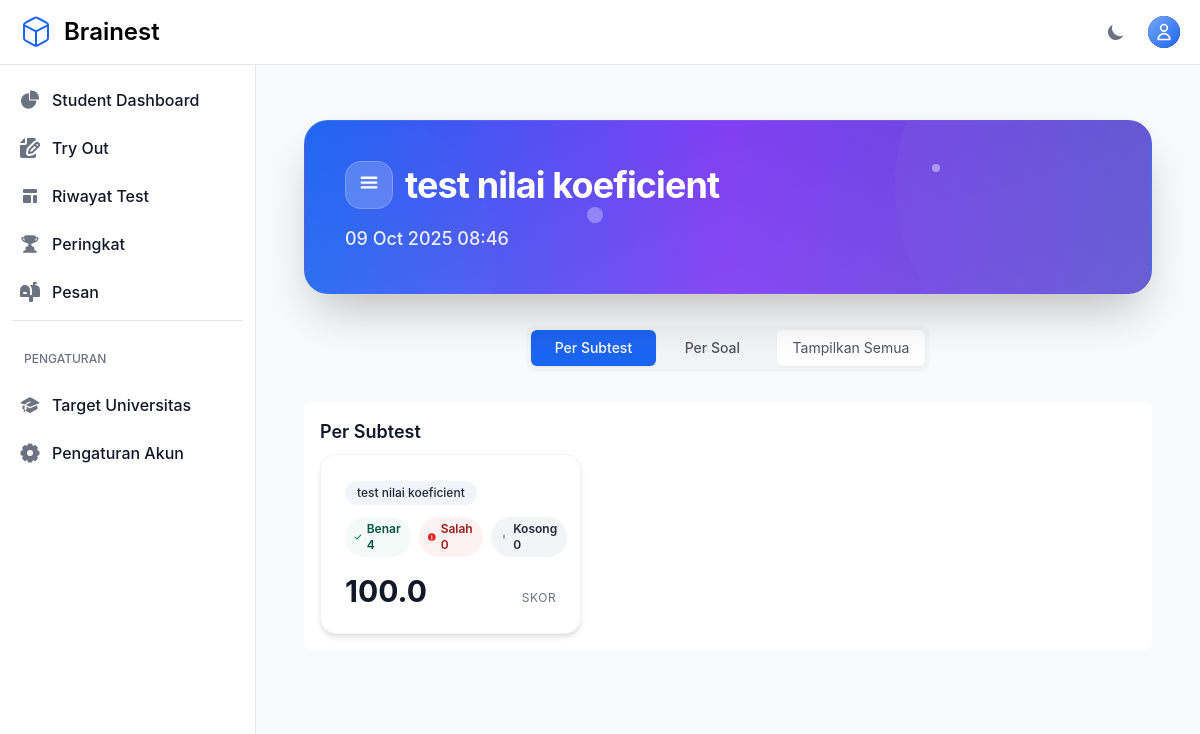
Page /students/tests/440/results/detail/ (signed in) on the committed database.
### otosapp/models.py (models this page shows, shortened)
class Category(models.Model):
    SCORING_METHODS = [
        ('default', 'Default'),
        ('custom', 'Custom'),
        ('utbk', 'UTBK'),
    ]
    category_name = models.CharField(max_length=200)
    time_limit = models.IntegerField(default=60, help_text="Time limit in minutes (default: 60 minutes)")
    scoring_method = models.CharField(max_length=10, choices=SCORING_METHODS, default='default')
    passing_score = models.FloatField(default=75.0, help_text="Minimum score required to pass (0-100)")
    release_date = models.DateTimeField(default=timezone.now, help_text="Tanggal rilis subtest ini")
    created_by = models.ForeignKey(
        User,
        on_delete=models.SET_NULL,
        null=True,
        blank=True,
        related_name='categories_created',
        help_text='Teacher who created this category'
    )
    teachers = models.ManyToManyField(
        User,
        related_name='teaching_categories',
        blank=True,
        help_text='Additional teachers assigned to this category'
    )

### otosapp/views.py (the view, shortened to what this page needs)
# urls.py: path('students/tests/<int:test_id>/results/detail/', views.test_results_detail, name='test_results_detail'),
@login_required
def test_results_detail(request, test_id):
    test = get_object_or_404(Test, id=test_id)
    if not _user_can_view_test(request.user, test):
        if request.user == test.student:
            is_visitor = hasattr(request.user, 'is_visitor') and request.user.is_visitor()
            return _redirect_for_missing_subscription(request, is_visitor=is_visitor)
        raise PermissionDenied
    category = test.categories.first()
    if not category:
        first_answer = test.answers.first()
        category = first_answer.question.category if first_answer else None
    is_owner_teacher = _is_teacher_for_test(request.user, test)
    if not (request.user == test.student or getattr(request.user, 'is_superuser', False) or request.user.is_admin() or is_owner_teacher):
        raise PermissionDenied
    if test.answers.exists():
        test.calculate_score()
        test.refresh_from_db()
    question_list = []
    if test.tryout_package:
        package = test.tryout_package
        all_questions = []
        for pc in package.tryoutpackagecategory_set.all().order_by('order'):
            qs = list(Question.objects.filter(category=pc.category).order_by('id'))
            all_questions.extend(qs)
    else:
        all_questions = []
        for cat in test.categories.all():
            qs = list(Question.objects.filter(category=cat).order_by('id'))
            all_questions.extend(qs)
    stats_by_category = {}
    correct_count = 0
    total_questions = len(all_questions)
    for q in all_questions:
        ans = test.answers.filter(question=q).first()
        if q.is_multiple_choice():
            selected_choice = ans.selected_choice if ans else None
            correct_choice = q.choices.filter(is_correct=True).first()
            is_correct = (selected_choice and selected_choice.is_correct) if selected_choice else False
            all_choices = []
            choices_qs = list(q.choices.all().order_by('id'))
            for idx, ch in enumerate(choices_qs):
                label = chr(65 + idx)  # A, B, C, ...
                all_choices.append({'label': label, 'id': ch.id, 'text': ch.choice_text, 'is_correct': ch.is_correct})
            your_answer_label = None
            correct_answer_label = None
            if selected_choice:
                for c in all_choices:
                    if c['id'] == selected_choice.id:
                        your_answer_label = c['label']
                        break
            if correct_choice:
                for c in all_choices:
                    if c['id'] == correct_choice.id:
                        correct_answer_label = c['label']
                        break
            your_answer_text = selected_choice.choice_text if selected_choice else None
            correct_answer_text = correct_choice.choice_text if correct_choice else None
        if is_correct:
            correct_count += 1
        question_list.append({
            'question_text': q.question_text,
            'question_type': q.question_type,
            'your_answer': your_answer_text,
            'is_correct': is_correct,
            'correct_answer': correct_answer_text,
            'question_obj': q,
            'all_choices': all_choices,
            'your_choice_label': your_answer_label,
            'correct_choice_label': correct_answer_label,
        })
        cat_name = q.category.category_name if q.category else 'Umum'
        if cat_name not in stats_by_category:
            stats_by_category[cat_name] = {'category_name': cat_name, 'correct': 0, 'incorrect': 0, 'blank': 0, 'score': 0}
        if selected_choice is None:
            stats_by_category[cat_name]['blank'] += 1
        elif is_correct:
            stats_by_category[cat_name]['correct'] += 1
        else:
            stats_by_category[cat_name]['incorrect'] += 1
    stats_by_category_list = []
    for cat_stat in stats_by_category.values():
        total_cat = cat_stat['correct'] + cat_stat['incorrect'] + cat_stat['blank']
        cat_stat['score'] = round((cat_stat['correct'] / total_cat * 100) if total_cat > 0 else 0, 1)
        stats_by_category_list.append(cat_stat)
    incorrect_count = total_questions - correct_count
    accuracy_percentage = (correct_count / total_questions * 100) if total_questions > 0 else 0
    try:
        test.total_questions = total_questions
        test.correct = correct_count
        test.incorrect_or_blank = incorrect_count
    except Exception:
        pass
    try:
        if getattr(test, 'start_time', None) and getattr(test, 'end_time', None):
            delta = test.end_time - test.start_time
            minutes, seconds = divmod(int(delta.total_seconds()), 60)
            hours, minutes = divmod(minutes, 60)
            if hours > 0:
                test.duration = f"{hours}h {minutes}m"
            else:
                test.duration = f"{minutes}m {seconds}s"
        else:
            test.duration = None
    except Exception:
        test.duration = None
    context = {
        'test': test,
        'category': category,
        'questions': question_list,
        'stats_by_category': stats_by_category_list,
        'total_questions': total_questions,
        'correct_count': correct_count,
        'incorrect_count': incorrect_count,
        'accuracy_percentage': accuracy_percentage,
    }
    return render(request, 'students/tryouts/test_results_detail.html', context)

### otosapp/models.py (called while the page is built)
    def is_student(self):
        return self.role and self.role.role_name == 'Student'

    def is_admin(self):
        return self.role and self.role.role_name == 'Admin'

    def is_operator(self):
        return self.role and self.role.role_name == 'Operator'

    def has_active_subscription(self):
        try:
            subscription = self.subscription
            return subscription.is_active and not subscription.is_expired()
        except UserSubscription.DoesNotExist:
            return False

    def can_access_tryouts(self):
        return self.is_student() and self.has_active_subscription()

    def is_multiple_choice(self):
        return self.question_type == 'multiple_choice'

    def calculate_score(self):
        answers = self.answers.all()
        if not answers.exists():
            self.score = 0
            self.save()
            return
        if self.tryout_package:
            self._calculate_package_score()
        else:
            category = answers.first().question.category
            if category.scoring_method == 'default':
                self._calculate_default_score()
            elif category.scoring_method == 'custom':
                self._calculate_custom_score()
            elif category.scoring_method == 'utbk':
                self._calculate_utbk_score()
        self.save()

    def _calculate_utbk_score(self):
        total_score = 0
        total_possible_score = 0
        for answer in self.answers.all():
            question_weight = answer.question.difficulty_coefficient
            total_possible_score += question_weight
            if answer.is_correct():
                total_score += question_weight
        if total_possible_score > 0:
            self.score = (total_score / total_possible_score) * 1000
        else:
            self.score = 0

    def is_correct(self):
        if self.question.is_multiple_choice():
            return self.selected_choice and self.selected_choice.is_correct
        elif self.question.is_essay():
            return self.question.check_essay_answer(self.text_answer)
        return False

    def is_expired(self):
        from django.utils import timezone
        return timezone.now() > self.end_date

### otosapp/templates/students/tryouts/test_results_detail.html (shortened to what this page needs)
{% extends 'base.html' %}
{% block content %}
<div class="max-w-6xl mx-auto p-4 sm:p-6">
	{% if test.tryout_package %}
		{% with page_title=test.tryout_package.package_name page_subtitle=test.date_taken|date:"d M Y H:i" %}
			{% include 'components/welcome_header.html' with page_title=page_title page_subtitle=page_subtitle hide_profile=True %}
		{% endwith %}
	{% elif category %}
		{% with page_title=category.category_name page_subtitle=test.date_taken|date:"d M Y H:i" %}
			{% include 'components/welcome_header.html' with page_title=page_title page_subtitle=page_subtitle hide_profile=True %}
		{% endwith %}
	{% endif %}
				<div class="mt-4 flex justify-center mb-8">
					<div class="bg-gray-100 dark:bg-gradient-to-br dark:from-slate-800 dark:to-slate-900 p-1 rounded-lg shadow-sm">
						<button id="packages-tab" class="px-6 py-2 text-sm font-medium rounded-md transition-all duration-200 text-white bg-blue-600 shadow-sm hover:bg-blue-700" onclick="showTab('packages')">Per Subtest</button>
						<button id="categories-tab" class="px-6 py-2 text-sm font-medium rounded-md transition-all duration-200 text-gray-600 dark:text-gray-300 hover:text-gray-900 dark:hover:text-white" onclick="showTab('categories')">Per Soal</button>
						<button class="ml-2 px-4 py-2 text-sm text-gray-600 bg-white rounded-md shadow-sm hover:bg-gray-50" onclick="resetQuestionFilter()">Tampilkan Semua</button>
					</div>
				</div>
			<div id="by_category" role="tabpanel" aria-labelledby="tab-by_category" class="tab-content space-y-4 hidden transition-all duration-200 ease-out transform">
				<div class="mt-2 bg-white dark:bg-transparent rounded-lg p-4">
					<h3 class="text-lg font-semibold mb-2 text-gray-900 dark:text-gray-100">Per Subtest</h3>
					<div class="grid grid-cols-1 sm:grid-cols-2 lg:grid-cols-3 gap-4">
						{% for stat in stats_by_category %}
						<div class="bg-white dark:bg-gray-800 rounded-2xl shadow-md p-6 border border-gray-100 dark:border-gray-700 transform hover:scale-[1.01] transition cursor-pointer subtest-card" onclick="filterQuestionsFromElement(this)"
							data-cat="{% if stat.category_name %}{{ stat.category_name }}{% elif stat.name %}{{ stat.name }}{% endif %}">
							{% if stat.category_name %}
							<div class="mb-3">
								<span class="inline-flex items-center px-3 py-1 text-xs font-medium rounded-full bg-slate-100 text-slate-800 dark:bg-slate-700/60 dark:text-slate-100">{{ stat.category_name }}</span>
							</div>
							{% elif stat.name %}
							<div class="mb-3">
								<span class="inline-flex items-center px-3 py-1 text-xs font-medium rounded-full bg-slate-100 text-slate-800 dark:bg-slate-700/60 dark:text-slate-100">{{ stat.name }}</span>
							</div>
							{% endif %}
							<div class="flex items-center gap-2">
								<span class="inline-flex items-center px-2 py-1 text-xs font-semibold rounded-full bg-green-50 text-green-800 dark:bg-green-900/50 dark:text-green-200">
									<svg xmlns="http://www.w3.org/2000/svg" viewBox="0 0 20 20" class="w-3 h-3 mr-1 text-green-600 dark:text-green-300" fill="currentColor"><path fill-rule="evenodd" d="M16.707 5.293a1 1 0 00-1.414 0L8 12.586 4.707 9.293a1 1 0 10-1.414 1.414l4 4a1 1 0 001.414 0l8-8a1 1 0 000-1.414z" clip-rule="evenodd"/></svg>
									Benar {{ stat.correct }}
								</span>
								<span class="inline-flex items-center px-2 py-1 text-xs font-semibold rounded-full bg-red-50 text-red-800 dark:bg-red-900/50 dark:text-red-200">
									<svg xmlns="http://www.w3.org/2000/svg" viewBox="0 0 20 20" class="w-3 h-3 mr-1 text-red-600 dark:text-red-300" fill="currentColor"><path fill-rule="evenodd" d="M10 18a8 8 0 100-16 8 8 0 000 16zm1-11a1 1 0 00-2 0v4a1 1 0 002 0V7zm-1 8a1.5 1.5 0 110-3 1.5 1.5 0 010 3z" clip-rule="evenodd"/></svg>
									Salah {{ stat.incorrect }}
								</span>
								<span class="inline-flex items-center px-2 py-1 text-xs font-semibold rounded-full bg-gray-100 text-gray-800 dark:bg-gray-700/60 dark:text-gray-100">
									<svg xmlns="http://www.w3.org/2000/svg" viewBox="0 0 20 20" class="w-3 h-3 mr-1 text-gray-600 dark:text-gray-300" fill="currentColor"><path d="M10 5a1 1 0 011 1v6a1 1 0 11-2 0V6a1 1 0 011-1z"/></svg>
									Kosong {{ stat.blank }}
								</span>
							</div>
							<div class="mt-4 flex items-baseline justify-between">
								<div>
									<div class="text-3xl font-bold text-gray-900 dark:text-white">{{ stat.score }}</div>
								</div>
								<div class="text-xs text-gray-500 dark:text-gray-400 uppercase tracking-wider">Skor</div>
							</div>
						</div>
						{% endfor %}
					</div>
				</div>
			</div>
	</div>
</div>
{% endblock %}

### otosapp/templates/components/welcome_header.html (shortened to what this page needs)
{% load media_helpers %}
<div class="relative bg-gradient-to-r from-blue-600 via-purple-600 to-indigo-700 rounded-3xl shadow-2xl mb-8 overflow-hidden border border-white/10">
    <div class="absolute inset-0 bg-gradient-to-br from-transparent via-white/5 to-white/10"></div>
    <div class="absolute top-0 right-0 w-96 h-96 bg-gradient-to-bl from-white/10 to-transparent rounded-full transform translate-x-32 -translate-y-32 animate-pulse"></div>
    <div class="absolute bottom-0 left-0 w-80 h-80 bg-gradient-to-tr from-white/5 to-transparent rounded-full transform -translate-x-32 translate-y-32"></div>
    <div class="absolute top-1/2 left-1/3 w-4 h-4 bg-white/30 rounded-full animate-bounce delay-700"></div>
    <div class="absolute top-1/4 right-1/4 w-2 h-2 bg-white/40 rounded-full animate-ping delay-1000"></div>
    <div class="relative z-20 p-6 sm:p-8 lg:p-10">
        <div class="flex flex-col sm:flex-row items-start sm:items-center justify-between gap-6">
            <div class="flex-1 min-w-0">
                {% if page_title %}
                    <div class="flex items-center gap-3 mb-4">
                        <div class="w-12 h-12 bg-white/20 rounded-2xl flex items-center justify-center backdrop-blur-sm border border-white/20">
                            <svg class="w-6 h-6 text-white" fill="currentColor" viewBox="0 0 20 20">
                                <path fill-rule="evenodd" d="M3 4a1 1 0 011-1h12a1 1 0 110 2H4a1 1 0 01-1-1zm0 4a1 1 0 011-1h12a1 1 0 110 2H4a1 1 0 01-1-1zm0 4a1 1 0 011-1h12a1 1 0 110 2H4a1 1 0 01-1-1z" clip-rule="evenodd"></path>
                            </svg>
                        </div>
                        <h1 class="text-2xl sm:text-3xl lg:text-4xl font-bold text-white tracking-tight">{{ page_title }}</h1>
                    </div>
                    {% if page_subtitle %}
                        <p class="text-white/90 text-base sm:text-lg font-medium leading-relaxed">{{ page_subtitle }}</p>
                    {% endif %}
                {% endif %}
            </div>
        </div>
    </div>
</div>

### rows in the picture
Category: category_name "test nilai koeficient", category_name "test nilai koeficient"

### other values in the picture
{{ page_subtitle }} "09 Oct 2025 08:46"
{{ stat.correct }} "4"
{{ stat.incorrect }} "0"
{{ stat.blank }} "0"
{{ stat.score }} "100.0"
